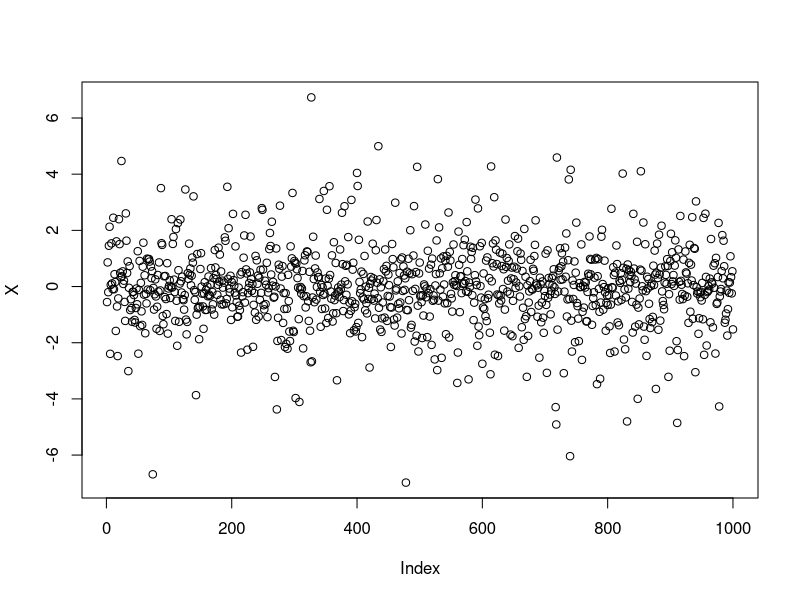
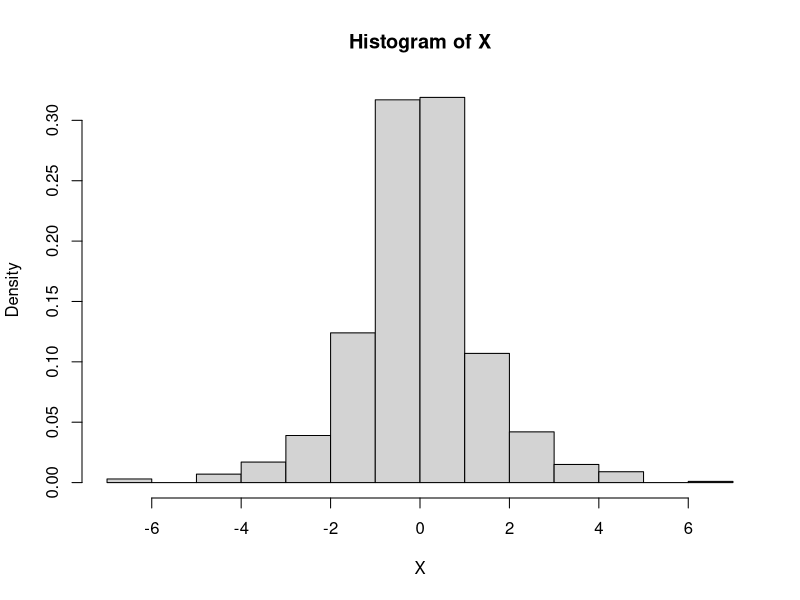
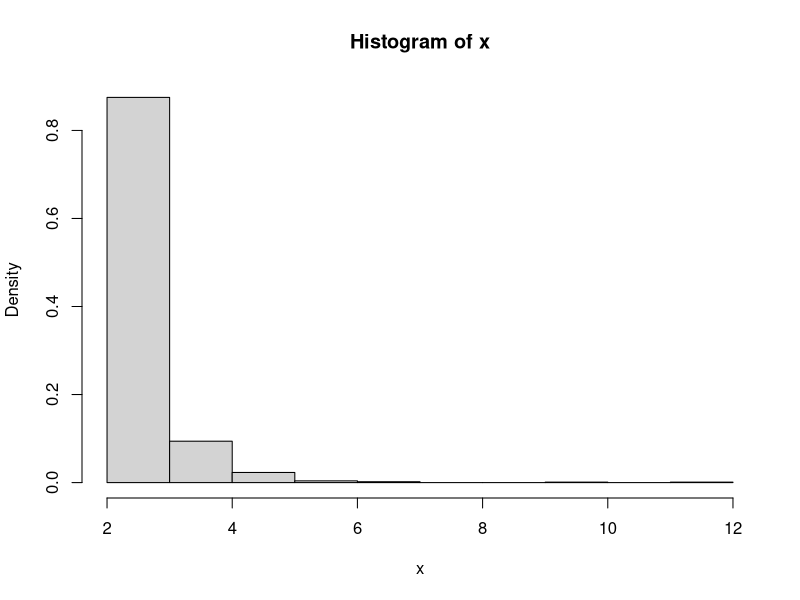
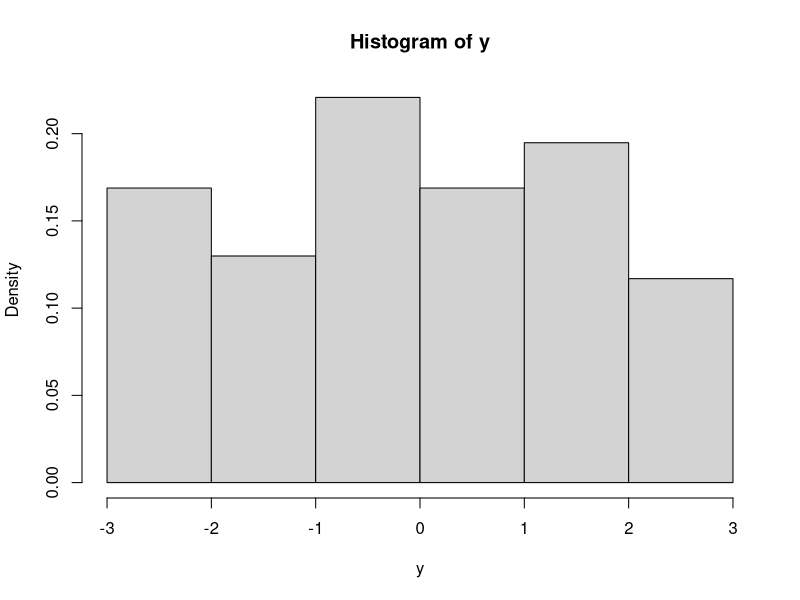

R code for these plots, in order:
## ---- chunk 1
library(tidyverse)
library(modelr)
library(viridis)
knitr::opts_chunk$set(
	echo = TRUE,
	warning = FALSE,
	fig.width = 8, 
  fig.height = 6,
  out.width = "90%"
)
options(
  ggplot2.continuous.colour = "viridis",
  ggplot2.continuous.fill = "viridis"
)
scale_colour_discrete = scale_colour_viridis_d
scale_fill_discrete = scale_fill_viridis_d
theme_set(theme_minimal() + theme(legend.position = "bottom"))
## ---- chunk 2
set.seed(123)
U <- runif(1000)
X <- (U < 0.5) * log(2*U) + (U >= 0.5) * -log(2-2*U)

plot(X)
hist(X, prob = T)
## ---- chunk 3
set.seed(1001)
U <- runif(1000)
xdens = function(gamma = 5, alpha = 2, x = U) {
  alpha/((1-U)^(1/gamma))
}

x <- xdens(5, 2, U)

hist(x, prob = T)
## ---- chunk 4
set.seed(1001)

accrej <- function(fdens, gdens, beta, M = (4/pi), x){
  x = runif(100, min = -beta, max = beta)
  return(x[runif(length(x)) <= fdens(x, beta) / (M * gdens(x, beta))])
}

xdens = function(x, beta){
  return((2/(pi*beta^2))*sqrt(beta^2 - x^2) * (abs(x) <= beta))
}

unifdens = function(x, beta){
  return((1/(2*beta))*(abs(x) <= beta))
}


y = accrej(xdens, unifdens, 3, 4/pi)

hist(y, prob = T)
## ---- chunk 5
n = 10000
u = runif(n)
y = sum(exp(u^2))/n
x = median(exp(u^2))

xy = tibble(
  median = x,
  mean = y
)
## ---- chunk 6
gfun<-function(x){ 
  sqrt(1 - x^2)
}
mfun<-function(x) {
  x^2
}
mfun2<-function(x) {
  x
}
set.seed(123)
uran<-runif(10000)
ga<-gfun(uran)
ma<-mfun(uran)
ma2<-mfun2(uran)
## ---- chunk 7
theta1<-mean(ga)
theta2<-mean(ma2)
hha<- pi/4 + (ga-ma)
hha2<- pi/4 + (ga-ma2)
theta1a<-mean(hha)
theta2a<-mean(hha2)

c(var(ga), var(hha))

c(var(ga), var(hha2))


(var(ga)-var(hha))/var(ga)

(var(ga)-var(hha2))/var(ga)
